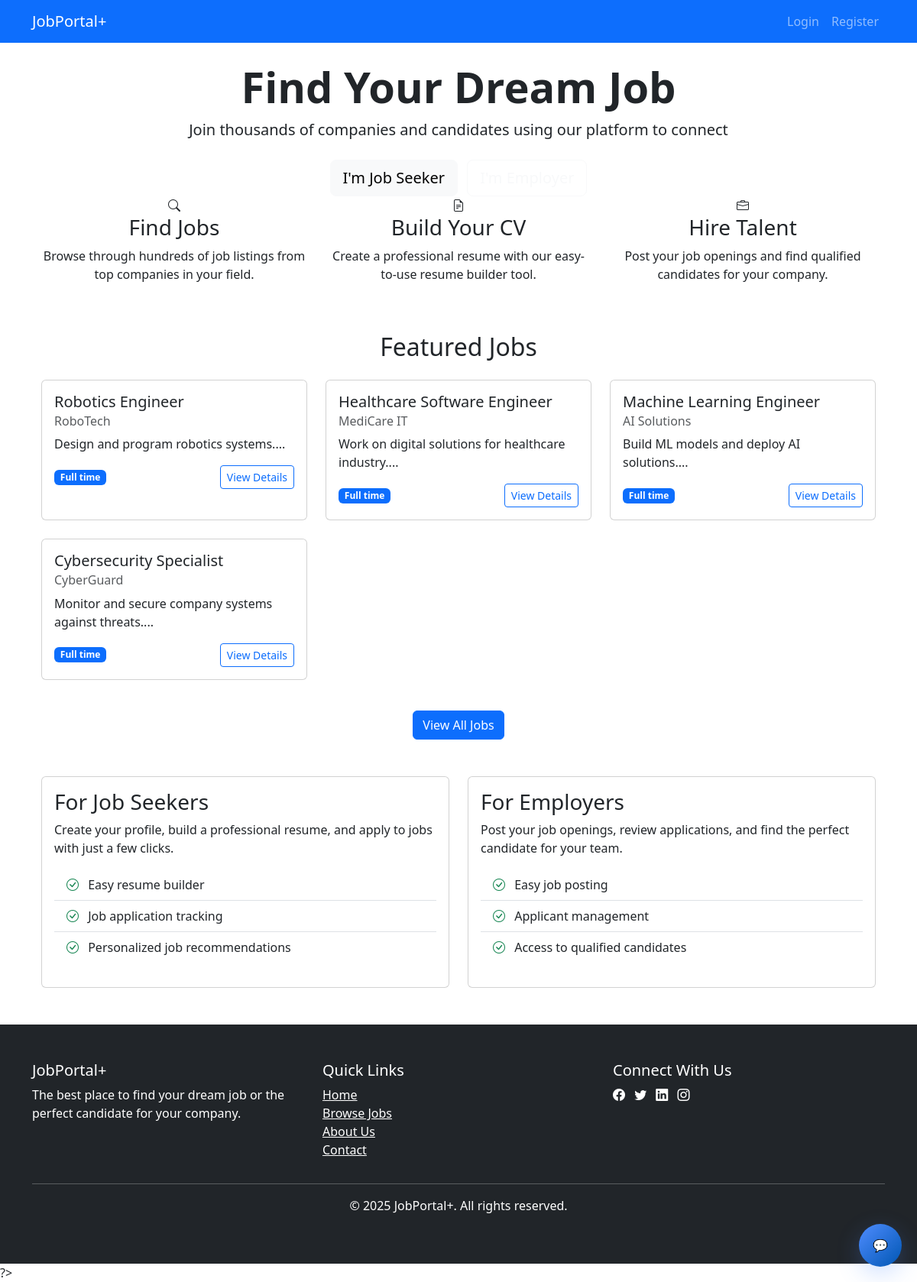
The page / on the database its author committed.
### tables this page shows
CREATE TABLE `jobs` (
  `id` int(11) NOT NULL,
  `employer_id` int(11) NOT NULL,
  `company_name` varchar(100) NOT NULL,
  `title` varchar(100) NOT NULL,
  `description` text NOT NULL,
  `requirements` text NOT NULL,
  `location` varchar(100) NOT NULL,
  `salary` varchar(50) DEFAULT NULL,
  `type` enum('Full-time','Part-time','Contract','Internship') NOT NULL,
  `category` varchar(50) NOT NULL,
  `posted_at` timestamp NOT NULL DEFAULT current_timestamp(),
  `deadline` date DEFAULT NULL,
  `is_active` tinyint(1) DEFAULT 1
);

### index.php (the view, shortened to what this page needs)
<?php
require("db.php");
include("header.php");
$featured_job_query = "SELECT * FROM jobs
                WHERE type = 'Full-time'
                AND deadline > NOW()
                ORDER BY posted_at DESC
                LIMIT 4";
$featured_result = mysqli_query($conn, $featured_job_query);
$featured_jobs = mysqli_fetch_all($featured_result, MYSQLI_ASSOC);
?>
<div class="hero-section">
    <div class="container text-center">
        <h1 class="display-4 fw-bold">Find Your Dream Job</h1>
        <p class="lead">Join thousands of companies and candidates using our platform to connect</p>
        <div class="mt-4">
            <?php if (!isset($_SESSION['user_id'])): ?>
                <a href="register.php?type=employee" class="btn btn-light btn-lg me-2">I'm Job Seeker</a>
                <a href="register.php?type=employer" class="btn btn-outline-light btn-lg">I'm Employer</a>
            <?php else: ?>
                <a href="<?= $_SESSION['user_type'] == 'employee' ? 'employee/dashboard.php' : 'employer/dashboard.php' ?>" class="btn btn-light btn-lg">Go to Dashboard</a>
            <?php endif; ?>
        </div>
    </div>
</div>
<div class="container">
    <div class="row mb-5">
        <div class="col-md-4 text-center">
            <div class="feature-icon">
                <i class="bi bi-search"></i>
            </div>
            <h3>Find Jobs</h3>
            <p>Browse through hundreds of job listings from top companies in your field.</p>
        </div>
        <div class="col-md-4 text-center">
            <div class="feature-icon">
                <i class="bi bi-file-earmark-text"></i>
            </div>
            <h3>Build Your CV</h3>
            <p>Create a professional resume with our easy-to-use resume builder tool.</p>
        </div>
        <div class="col-md-4 text-center">
            <div class="feature-icon">
                <i class="bi bi-briefcase"></i>
            </div>
            <h3>Hire Talent</h3>
            <p>Post your job openings and find qualified candidates for your company.</p>
        </div>
    </div>
    <div class="row mb-5">
        <div class="col-12">
            <h2 class="text-center mb-4">Featured Jobs</h2>
            <div class="row">
                <?php foreach ($featured_jobs as $job): ?>
                    <div class="col-md-4 mb-4">
                        <div class="card h-100 card-hover">
                            <div class="card-body">
                                <h5 class="card-title"><?= htmlspecialchars($job['title']) ?></h5>
                                <h6 class="card-subtitle mb-2 text-muted"><?= htmlspecialchars($job['company_name']) ?></h6>
                                <p class="card-text"><?= substr(htmlspecialchars($job['description']), 0, 100) ?>...</p>
                                <div class="d-flex justify-content-between align-items-center">
                                    <span class="badge bg-primary"><?= ucfirst(str_replace('-', ' ', $job['type'])) ?></span>
                                    <a href="/job-portal2/employee/view_job.php?id=<?= $job['id'] ?>" class="btn btn-sm btn-outline-primary">View Details</a>
                                </div>
                            </div>
                        </div>
                    </div>
                <?php endforeach; ?>
            </div>
            <div class="text-center mt-3">
                <a href="/job-portal2/employee/jobs.php" class="btn btn-primary">View All Jobs</a>
            </div>
        </div>
    </div>
    <div class="row mb-5">
        <div class="col-md-6">
            <div class="card">
                <div class="card-body">
                    <h3 class="card-title">For Job Seekers</h3>
                    <p class="card-text">Create your profile, build a professional resume, and apply to jobs with just a few clicks.</p>
                    <ul class="list-group list-group-flush mb-3">
                        <li class="list-group-item"><i class="bi bi-check-circle text-success me-2"></i> Easy resume builder</li>
                        <li class="list-group-item"><i class="bi bi-check-circle text-success me-2"></i> Job application tracking</li>
                        <li class="list-group-item"><i class="bi bi-check-circle text-success me-2"></i> Personalized job recommendations</li>
                    </ul>
                </div>
            </div>
        </div>
        <div class="col-md-6">
            <div class="card">
                <div class="card-body">
                    <h3 class="card-title">For Employers</h3>
                    <p class="card-text">Post your job openings, review applications, and find the perfect candidate for your team.</p>
                    <ul class="list-group list-group-flush mb-3">
                        <li class="list-group-item"><i class="bi bi-check-circle text-success me-2"></i> Easy job posting</li>
                        <li class="list-group-item"><i class="bi bi-check-circle text-success me-2"></i> Applicant management</li>
                        <li class="list-group-item"><i class="bi bi-check-circle text-success me-2"></i> Access to qualified candidates</li>
                    </ul>
                </div>
            </div>
        </div>
    </div>
</div>
<button id="chatToggle" class="chat-toggle" aria-label="Open chat">💬</button>
<?php include 'footer.php'; ?>

### index.php (style rules this page uses)
.chat-toggle { position: fixed; right: 20px; bottom: 20px; width: 56px; height: 56px; border-radius: 50%; background: linear-gradient(135deg,#4f8cff,#0056b3); color: white; display:flex; align-items:center; justify-content:center; box-shadow: 0 10px 30px rgba(79,140,255,0.25); cursor: pointer; z-index: 9999; border: none; }

### rows shown on the page
jobs: title "Robotics Engineer", company_name "RoboTech", description "Design and program robotics systems.", type "Full time"
jobs: title "Healthcare Software Engineer", company_name "MediCare IT", description "Work on digital solutions for healthcare industry.", type "Full time"
jobs: title "Machine Learning Engineer", company_name "AI Solutions", description "Build ML models and deploy AI solutions.", type "Full time"
jobs: title "Cybersecurity Specialist", company_name "CyberGuard", description "Monitor and secure company systems against threats.", type "Full time"
